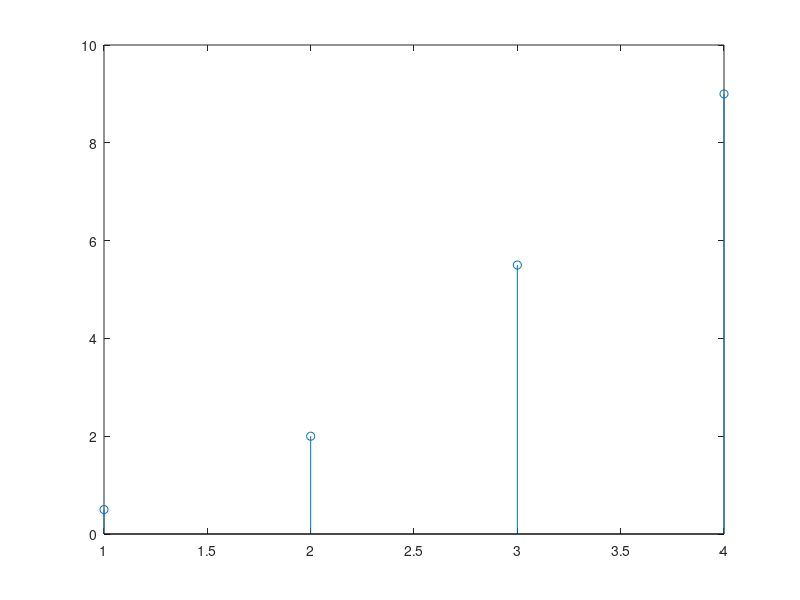

MATLAB code for this plot:
%{
对于因果 LTI 系统
(1) y[n]=0.5x[n]+x[n-1]+2x[n-2]
(2) y[n]=0.8y[n-1]+2x[n]
(3)y[n]-0.8y[n-1]=2x[n-1]
输入为x[n]=nu[n],利用 filter 命令计算并绘制输出y[n]，其中1<=n<=4
%}

clc; clear;
n = 1:4;
x = n.*(n>=1); % 输入信号 x[n] = n*u[n]
b = [0.5, 1, 2];
a = 1;
y = filter(b, a, x)
stem(n, y);
